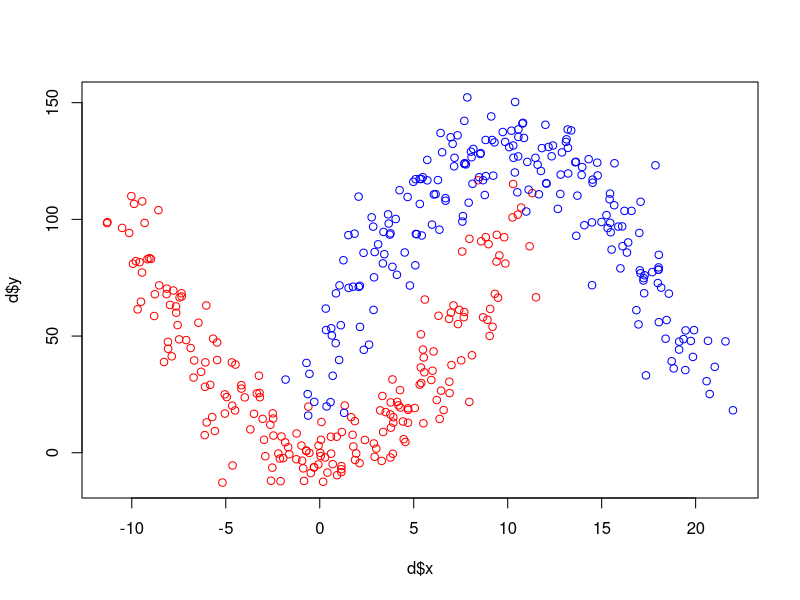

Reproduce this figure in R.
s1_x = rep(-10:10, each = 10)
s1_y = s1_x^2
s1_x = s1_x + rnorm(210)
s1_y = s1_y + 10 * rnorm(210)

s2_x = rep(0:20, each = 10)
s2_y = -(s2_x-10)^2+130
s2_x = s2_x + rnorm(210)
s2_y = s2_y + 10 * rnorm(210)

# plot(s1_x, s1_y, col = "red", xlim = c(-15,25), ylim = c(-10, 200))
# points(s2_x, s2_y, col = "blue")

d = data.frame(x = c(s1_x, s2_x), y = c(s1_y, s2_y), label = c(rep('red', 210), rep('blue', 210)))
plot(d$x, d$y, col = d$label)

write.csv(d, file = "U_Shaped.txt", row.names = FALSE)
